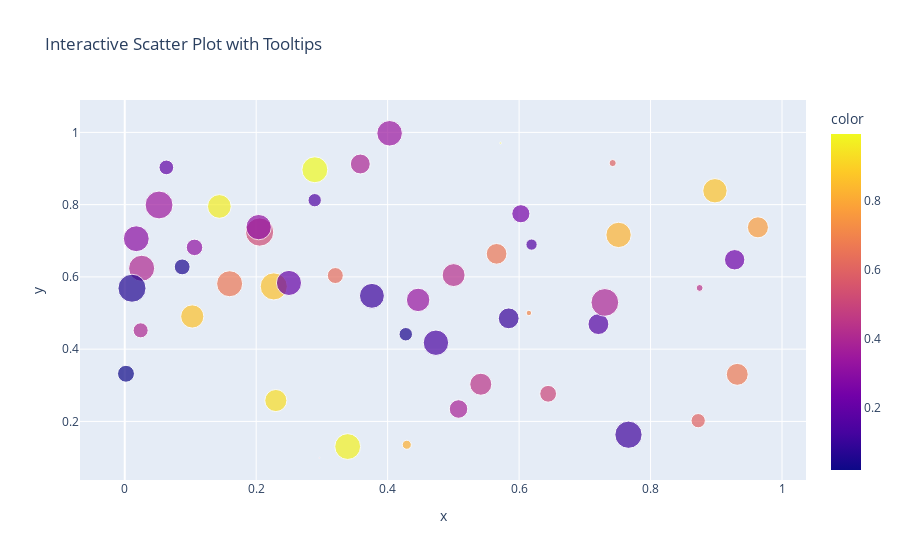

Here is the notebook cell this chart was saved with:
### Markdown cell above
## 3.2 Adding interactivity and tooltips

### Code cell
# Sample data
df = pd.DataFrame({
    'x': np.random.rand(50),
    'y': np.random.rand(50),
    'size': np.random.rand(50) * 100,
    'color': np.random.rand(50),
    'label': [f'Point {i}' for i in range(50)]
})

# Create an interactive scatter plot with tooltips
fig = px.scatter(df, x='x', y='y', size='size', color='color', hover_name='label', title='Interactive Scatter Plot with Tooltips')
fig.show()

### Figure 1 — Plotly figure (JSON) as saved in the notebook; plotly's stock layout.template omitted (floating-point values rounded to 4 significant figures)
{"data": [{"hovertemplate": "<b>%{hovertext}</b><br><br>x=%{x}<br>y=%{y}<br>size=%{marker.size}<br>color=%{marker.color}<extra></extra>", "hovertext": ["Point 0", "Point 1", "Point 2", "Point 3", "Point 4", "Point 5", "Point 6", "Point 7", "Point 8", "Point 9", "Point 10", "Point 11", "Point 12", "Point 13", "Point 14", "Point 15", "Point 16", "Point 17", "Point 18", "Point 19", "Point 20", "Point 21", "Point 22", "Point 23", "Point 24", "Point 25", "Point 26", "Point 27", "Point 28", "Point 29", "Point 30", "Point 31", "Point 32", "Point 33", "Point 34", "Point 35", "Point 36", "Point 37", "Point 38", "Point 39", "Point 40", "Point 41", "Point 42", "Point 43", "Point 44", "Point 45", "Point 46", "Point 47", "Point 48", "Point 49"], "legendgroup": "", "marker": {"color": [0.04444, 0.4009, 0.3804, 0.8182, 0.3308, 0.04394, 0.1597, 0.8593, 0.1655, 0.6614, 0.5222, 0.5351, 0.7094, 0.8251, 0.3485, 0.3405, 0.6634, 0.1002, 0.4036, 0.9296, 0.1922, 0.6269, 0.5977, 0.9764, 0.2501, 0.6686, 0.05959, 0.2076, 0.1341, 0.1153, 0.4252, 0.1083, 0.8659, 0.9937, 0.974, 0.5056, 0.4404, 0.2268, 0.2983, 0.01944, 0.6002, 0.9667, 0.7682, 0.3113, 0.8611, 0.3953, 0.3144, 0.4439, 0.3959, 0.1499], "coloraxis": "coloraxis", "size": [31.02, 28.1, 42.59, 10.18, 67.99, 22.45, 15.63, 90.97, 53.96, 53.06, 99.01, 0.1666, 3.697, 79.47, 96.15, 80.73, 83.88, 53.62, 84.06, 60.45, 26.71, 31.61, 6.274, 82.59, 40.75, 59.42, 97.5, 78.13, 79.95, 92.02, 65.08, 76.77, 73.5, 83.11, 0.4709, 34.96, 5.87, 51.55, 82.81, 35.48, 25.29, 69.6, 54.9, 33.73, 66.62, 95.23, 79.57, 60.0, 49.09, 22.04], "sizemode": "area", "sizeref": 0.2475, "symbol": "circle"}, "mode": "markers", "name": "", "orientation": "v", "showlegend": false, "type": "scatter", "x": [0.08738, 0.02419, 0.5078, 0.4291, 0.4464, 0.4276, 0.6189, 0.2267, 0.7207, 0.5658, 0.2052, 0.2962, 0.6149, 0.7513, 0.05218, 0.403, 0.1596, 0.5842, 0.02572, 0.2299, 0.06329, 0.3204, 0.7423, 0.3392, 0.6027, 0.9319, 0.01102, 0.2498, 0.4735, 0.7664, 0.5004, 0.3761, 0.898, 0.2892, 0.5719, 0.6442, 0.8747, 0.928, 0.01751, 0.001888, 0.8725, 0.1439, 0.9634, 0.1062, 0.1027, 0.7305, 0.2037, 0.5417, 0.3584, 0.289], "xaxis": "x", "y": [0.6277, 0.4521, 0.2344, 0.1354, 0.5363, 0.4413, 0.6894, 0.5737, 0.4693, 0.6638, 0.7241, 0.09914, 0.5001, 0.7162, 0.7991, 0.9975, 0.5811, 0.4853, 0.6239, 0.2578, 0.903, 0.6037, 0.9151, 0.1304, 0.7748, 0.3303, 0.5687, 0.5833, 0.4178, 0.1632, 0.605, 0.5476, 0.8385, 0.8966, 0.9704, 0.2765, 0.5694, 0.6474, 0.7057, 0.3319, 0.202, 0.795, 0.7372, 0.6817, 0.4905, 0.5293, 0.7378, 0.3029, 0.9125, 0.8123], "yaxis": "y"}], "layout": {"coloraxis": {"colorbar": {"title": {"text": "color"}}, "colorscale": [[0, "#0d0887"], [0.1111, "#46039f"], [0.2222, "#7201a8"], [0.3333, "#9c179e"], [0.4444, "#bd3786"], [0.5556, "#d8576b"], [0.6667, "#ed7953"], [0.7778, "#fb9f3a"], [0.8889, "#fdca26"], [1, "#f0f921"]]}, "legend": {"itemsizing": "constant", "tracegroupgap": 0}, "title": {"text": "Interactive Scatter Plot with Tooltips"}, "xaxis": {"anchor": "y", "domain": [0, 1], "title": {"text": "x"}}, "yaxis": {"anchor": "x", "domain": [0, 1], "title": {"text": "y"}}}}
